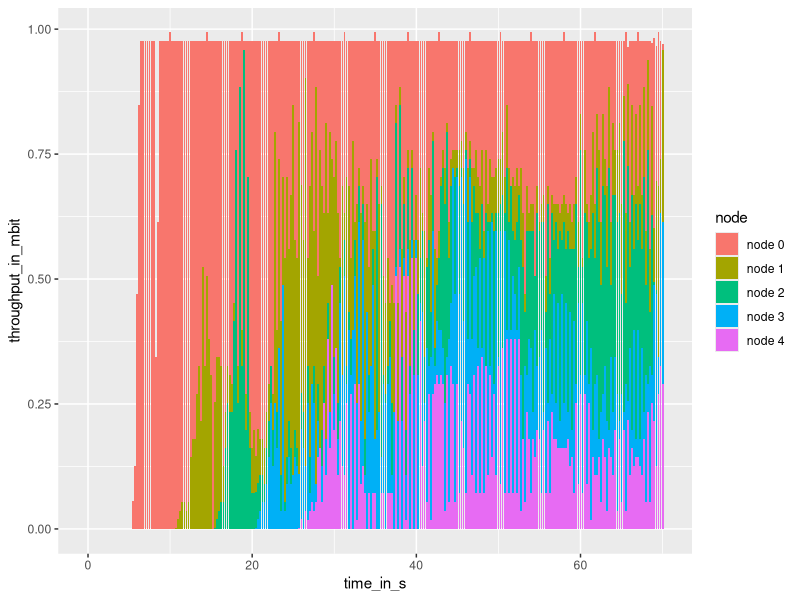

Generate this figure with R:
library(ggplot2)

pdf(file="ReNe_SoSe_2013_PA2a_943147_stackedbar.pdf", onefile=TRUE, pagecentre=TRUE, width=30, height=15)

file <- read.csv(file="./ReNe_SoSe_2013_PA2a_943147_accuthroughput_stacked.csv", head=TRUE, sep=",")
time_in_s <- file$time
throughput_in_mbit <- file$bytes

print(
	ggplot(file, aes(x=time_in_s, y=throughput_in_mbit, fill=node)) + 
	  geom_bar(stat="identity")
)